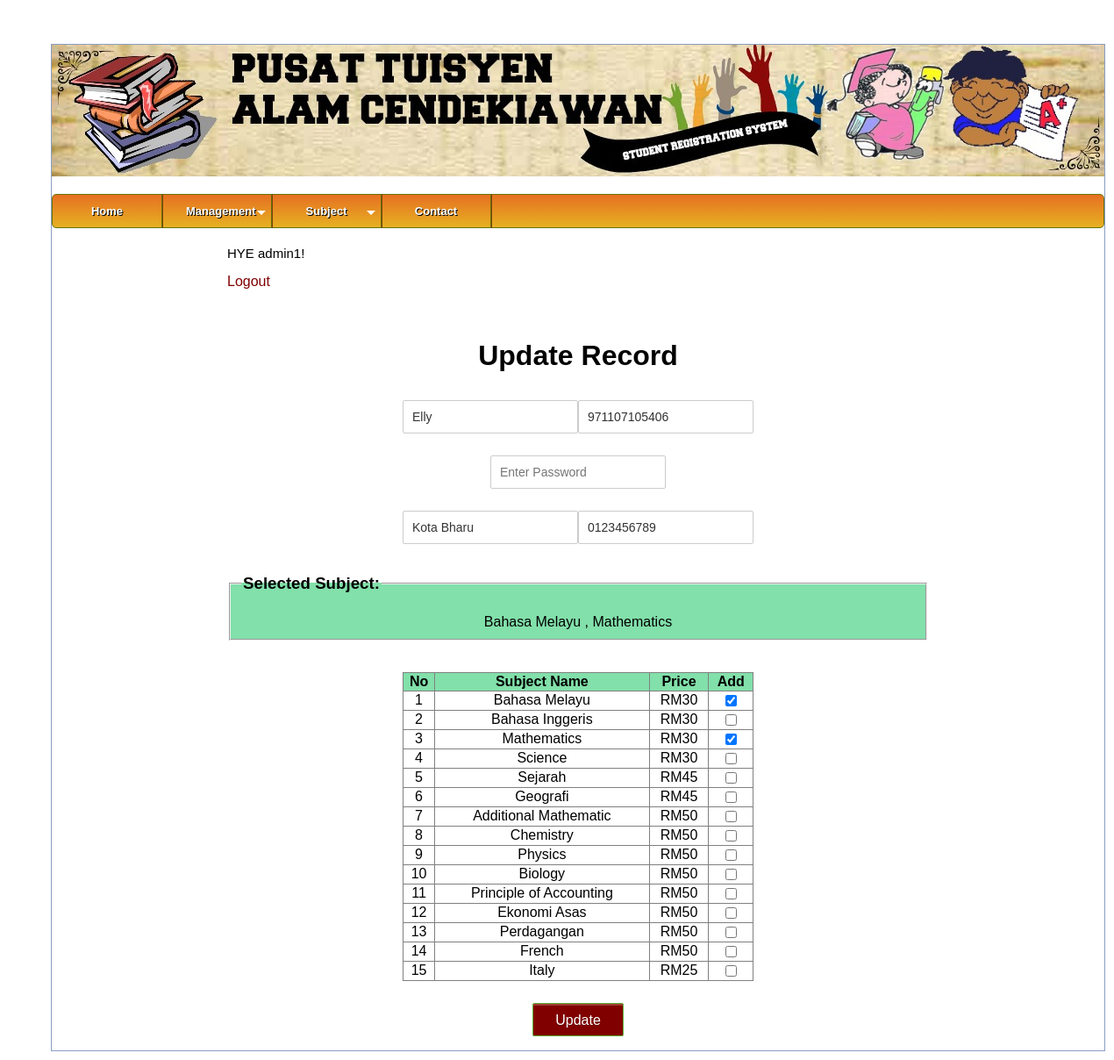
Page /edit.php?id=24 (signed in) on the committed database.
### tables this page shows
CREATE TABLE `student` (
  `stu_id` int(50) NOT NULL,
  `name` varchar(100) NOT NULL,
  `stu_ic` varchar(14) NOT NULL,
  `address` varchar(250) NOT NULL,
  `contact` varchar(16) NOT NULL
);

CREATE TABLE `subject` (
  `id` int(8) NOT NULL,
  `sub_name` text NOT NULL,
  `sub_price` text NOT NULL
);

### edit.php (the view, shortened to what this page needs)
<html>
<head>
<link rel="stylesheet" href="css/style.css" />
<?php
require('db.php');
$stu_id=$_REQUEST['id'];
$query = "SELECT * from student where stu_id='".$stu_id."'";
$result = mysqli_query($connection, $query) or die ( mysql_error());
$row = mysqli_fetch_assoc($result);
?>
<link rel = "stylesheet" type = "text/css" href = "css/cssmenu.css">
<link rel="stylesheet" href="css/style.css" />
</head>
<body>
			<div id='body_wrapper'>
			<div id='header'></div>
			<div id='cssmenu'>
<ul>
   <li><a href='index.php'><span>Home</span></a></li>
   <?php
   if($_SESSION['username']==='admin1'){
   	echo "<li class='has-sub'><a href='#'><span>Management </span></a>
      <ul>
         <li><a href='insert.php'><span>Register</span></a></li>
         <li class='last'><a href='view.php'><span>Record List</span></a></li>
      </ul>
   </li>
   <li class='has-sub'><a href='#'><span>Subject</span></a>
	<ul>
		<li><a href='add subject.php'><span>Register New Subject</span></a></li>
		<li class='last'><a href='subject.php'><span>Subject List</span></a></li>
	</ul>
	</li>
   ";
   }
   else{
   	echo "<li><a href='edit.php?id=".$_SESSION['id']."'><span>Subject </span></a></li>
   <li><a href='referrer.php?id=".$_SESSION['id']."'><span>Record</span></a></li>
   ";
   }
   ?>
   <li><a href='contact.php'><span>Contact</span></a></li>
</ul></div>
<div class="form">
<p>HYE <?php echo $_SESSION['username']; ?>!</p>
<a href="logout.php">Logout</a>
<center>
<br>
<br>
<div class="form">
<h1>Update Record</h1>
<?php
$status = "";
if(isset($_POST['new']) && $_POST['new']==1)
{
	$stu_id=$_REQUEST['id'];
	$name =$_REQUEST['name'];
	$stu_ic = $_REQUEST['stu_ic'];
	$pass = md5($_REQUEST['pass']);
	$address = $_REQUEST['address'];
	$contact = $_REQUEST['contact'];
	$subjects = $_POST['subject'];
	$chk="";
	if($pass)
		$update="UPDATE student SET name='".$name."', stu_ic='".$stu_ic."',password='".$pass."' , address='".$address."', contact='".$contact."' where stu_id='".$stu_id."'";
	else
		$update="UPDATE student SET name='".$name."', stu_ic='".$stu_ic."', address='".$address."', contact='".$contact."' where stu_id='".$stu_id."'";
	$update_result = mysqli_query($connection, $update) or die(mysql_error());
	if($update_result){
		$delete_stu_sub = "DELETE FROM stu_sub WHERE stu_id = ".$stu_id;
		$result_detele_stu_sub =  mysqli_query($connection, $delete_stu_sub) or die(mysql_error());
		if($result_detele_stu_sub){
			for($a=0;$a<sizeof($subjects);$a++){
				$insert_stu_sub = "INSERT stu_sub (stu_id,id) VALUES ('".$stu_id."','".$subjects[$a]."')";
				$result_insert_stu_sub =  mysqli_query($connection, $insert_stu_sub) or die(mysql_error());
			}
			if($result_insert_stu_sub){
				$status = "Record Updated Successfully. </br></br><a href='view.php'>View Updated Record</a>";
			}else{
				mysqli_rollback($connection);
			}
		}
	}else{
		$status = "Record Updated Failed. </br></br><a href='view.php'>View Updated Record</a>";
	}
	echo '<p style="color:#FF0000;">'.$status.'</p>';
}else{
?>
<div>
<form name="form" method="post" action="">
<p><input type="text" name="name" placeholder="Enter Name" required value="<?php echo $row['name'];?>" /><input type="text" name="stu_ic" placeholder="Enter Student IC" required value="<?php echo $row['stu_ic'];?>" /></p>
<p><input type="password" name="pass" placeholder="Enter Password"/></p>
<p><input type="text" name="address" placeholder="Enter Address" required value="<?php echo $row['address'];?>" /><input type="text" name="contact" placeholder="Enter Contact" required value="<?php echo $row['contact'];?>" /></p>
<fieldset style="background:#82E0AA" margin="3px" width = "500px"><legend><h3>Selected Subject: </h3></legend>
<?php
	$sel_subject_query = "SELECT s.sub_name FROM subject s
						INNER JOIN stu_sub ss ON ss.id = s.id
						WHERE ss.stu_id = ".$stu_id;
	$sub_select_result = mysqli_query($connection, $sel_subject_query) or die ( mysql_error());
	$count_row_sub = mysqli_num_rows($sub_select_result);
	$count_row=0;
	while($row_sub = mysqli_fetch_assoc($sub_select_result)){
		echo $row_sub['sub_name'];
		$count_row++;
		if($count_row < $count_row_sub){
			echo " , ";
		}
	}
?>
</fieldset>
<br><br>
<div style="text-align:center">
   <div style="width:400px;border-radius:6px;margin:0px auto">
<table width="100%" border="1" style="border-collapse:collapse;">
<thead>
<tr style="background:#82E0AA">
<th><strong>No</strong></th>
<th><strong>Subject Name</strong></th>
<th><strong>Price</strong></th>
<th><strong>Add</strong></th>
</tr>
</thead>
<tbody>
<?php
$count=0;
$sub_taken = array();
$sel_query="Select * from subject ;";
$result = mysqli_query($connection, $sel_query)
or die("Error: ".mysqli_error($connection));
while($row = mysqli_fetch_assoc($result)) {
	echo '<tr>';
	echo '<td align="center">'.($count+1).'</td>';
	echo '<td align="center">'.$row["sub_name"].'</td>';
	echo '<td align="center">'.$row["sub_price"].'</td>';
	$checkbox_validate_query = "SELECT id FROM stu_sub WHERE stu_id = ".$stu_id;
	$checked_result = mysqli_query($connection, $checkbox_validate_query)
	or die("Error: ".mysqli_error($connection));
	while($checked_row = mysqli_fetch_assoc($checked_result)){
		$sub_taken[] = $checked_row['id'];
	}
	if(in_array($row['id'],$sub_taken,true)){
		echo '<td align="center"><input type="checkbox" name="subject[]" value="'.$row["id"].'" checked></td>';
	}else{
		echo '<td align="center"><input type="checkbox" name="subject[]" value="'.$row["id"].'"></td>';
	}
	$count++;
}
?>
</tbody>
</table>
</div>
</form>
<p><input name="submit" type="submit" value="Update" /></p>
<?php } ?>
</div>
</div>
</div>
</body>
</html>

### css/style.css (style rules this page uses)
body { font-family:Arial, Sans-Serif; }
a { color:#800000; text-decoration:none; }
.form { width: 800px; margin: 0 auto; }
input[type='text'], input[type='email'], input[type='password'] { width: 200px; border-radius: 2px;border: 1px solid #CCC; padding: 10px; color: #333; font-size: 14px; margin-top: 10px; }
input[type='submit'] { padding: 10px 25px 8px; color: #fff; background-color: #800000; text-shadow: rgba(0,0,0,0.24) 0 1px 0; font-size: 16px; box-shadow: rgba(255,255,205,0.24) 0 2px 0 0 inset,#fff 0 1px 0 0; border: 1px solid #60af38; border-radius: 2px; margin-top: 10px; cursor:pointer; }

### css/cssmenu.css (style rules this page uses)
#cssmenu { height:37px; display:block; padding:0; border:1px solid; border-radius:5px; margin-top: 20px; margin-right: auto; margin-bottom: 20px; margin-left: auto; }
#cssmenu > ul { list-style:inside none; padding:0; margin:0; }
#cssmenu > ul > li { list-style:inside none; padding:0; margin:0; float:left; display:block; position:relative; }
#cssmenu > ul > li > a { outline:none; display:block; position:relative; padding:12px 27px; font:bold 13px/100% Arial, Helvetica, sans-serif; text-align:center; text-decoration:none; text-shadow:1px 1px 0 rgba(0,0,0, 1); width:70px; }
#cssmenu > ul > li:first-child > a { border-radius:5px 0 0 5px; }
#cssmenu > ul > li > a:after { content:''; position:absolute; border-right:1px solid; top:-1px; bottom:-1px; right:-2px; z-index:99; }
#cssmenu > ul > li.has-sub > a:before { content:''; position:absolute; top:18px; right:6px; border:5px solid transparent; border-top:5px solid #fff; }
#cssmenu, #cssmenu > ul > li > ul > li a:hover { background:#7a420d; background:-moz-linear-gradient(top, #e67022 0%, #e6b122 100%); background:-webkit-gradient(linear, left top, left bottom, color-stop(0%,#FFEE4D), color-stop(100%,#e6b122)); background:-webkit-linear-gradient(top, #e67022 0%,#e6b122 100%); background:-o-linear-gradient(top, #e67022 0%,#e6b122 100%); background:-ms-linear-gradient(top, #e67022 0%,#e6b122 100%); background:linear-gradient(top, #e67022 0%,#e6b122 100%); filter:progid:DXImageTransform.Microsoft.gradient( startColorstr='#F8EC14', endColorstr='#0FEC6C',GradientType=0 ); }
#cssmenu { border-color:#647306; }
#cssmenu > ul > li > a { border-right:1px solid #647306; color:#fff; }
#cssmenu > ul > li > a:after { border-color:#7a420d; }
a:link { text-decoration:none; color:#FC3 }

### edit.php (style rules this page uses)
#body_wrapper { background-color: white; width: 1200px; margin: 50px; border:1px solid #8b9dc3 }
#header { background-image: url("img/header.jpg"); width:1200px; height:150px; }
p { font-size: 15px; }

### rows in the picture
student: name "Elly", stu_ic "971107105406", address "Kota Bharu", contact "0123456789"
subject: sub_name "Bahasa Melayu", sub_price "RM30"
subject: sub_name "Mathematics", sub_price "RM30"
subject: sub_name "Bahasa Inggeris", sub_price "RM30"
subject: sub_name "Science", sub_price "RM30"
subject: sub_name "Sejarah", sub_price "RM45"
subject: sub_name "Geografi", sub_price "RM45"
subject: sub_name "Additional Mathematic", sub_price "RM50"
subject: sub_name "Chemistry", sub_price "RM50"
subject: sub_name "Physics", sub_price "RM50"
subject: sub_name "Biology", sub_price "RM50"
subject: sub_name "Principle of Accounting", sub_price "RM50"
subject: sub_name "Ekonomi Asas", sub_price "RM50"
subject: sub_name "Perdagangan", sub_price "RM50"
subject: sub_name "French", sub_price "RM50"
subject: sub_name "Italy", sub_price "RM25"

### other values in the picture
$_SESSION['username'] "admin1"
